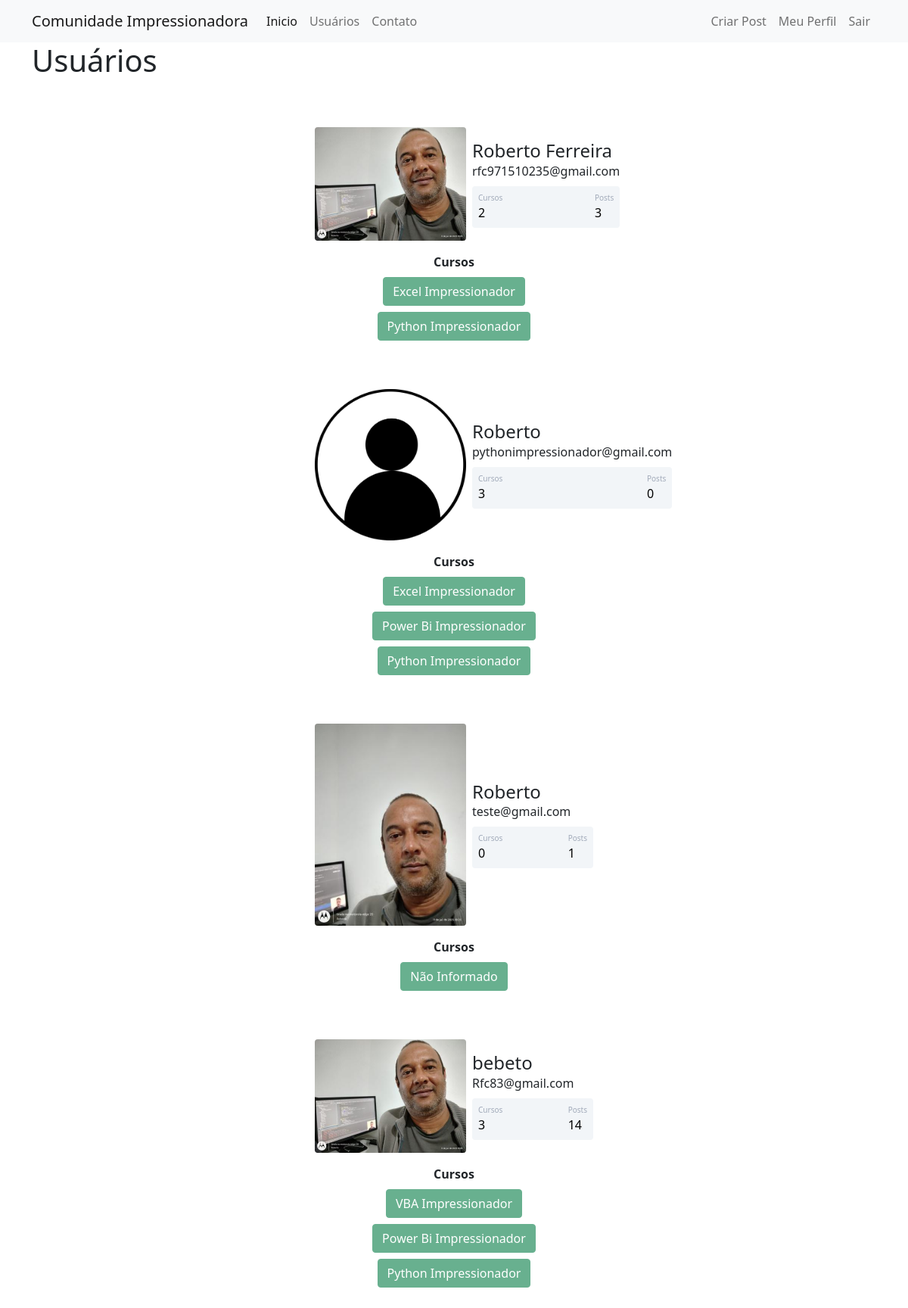
The page /usuarios (signed in) on the database its author committed.
### comunidadeimpressionadora/models.py (models this page shows)
class Usuario(database.Model, UserMixin):
    id = database.Column(database.Integer, primary_key=True)
    username = database.Column(database.String, nullable=False)
    email = database.Column(database.String, nullable=False)
    senha = database.Column(database.String, nullable=False, unique=True)
    foto_perfil = database.Column(database.String,default='default.jpg')
    posts = database.relationship('Post', backref='autor', lazy=True)
    cursos = database.Column(database.String, nullable=False, default='Não Informado')
    def contar_posts(self):
        return len(self.posts)

### comunidadeimpressionadora/routes.py (the view)
@app.route('/usuarios')
@login_required
def usuarios():
    lista_usuarios = Usuario.query.all()
    return render_template('usuarios.html', lista_usuarios=lista_usuarios)

### comunidadeimpressionadora/models.py (called while the page is built)
@login_manager.user_loader
def load_usuario(id_usuario):
    return Usuario.query.get(int(id_usuario))

### comunidadeimpressionadora/templates/usuarios.html (shortened to what this page needs)
{% extends "base.html" %}
{% block body %}
        <div class="container">
            <h1>Usuários</h1>
            {% for usuario in lista_usuarios %}
            <div class="container mt-5 d-flex justify-content-center">
                <div class="card p-3">
                    <div class="d-flex align-items-center">
                        <div class="image pe-2"> <img src="{{ url_for('static', filename='fotos_perfil/{}'.format(usuario.foto_perfil)) }}" class="rounded" width="200"> </div>
                        <div class="ml-3 w-100">
                            <h4 class="mb-0 mt-0">{{ usuario.username }}</h4> <span>{{ usuario.email }}</span>
                            <div class="p-2 mt-2 bg-primary d-flex justify-content-between rounded text-white stats">
                                {% if 'Não Informado' in usuario.cursos %}
                                     <div class="d-flex flex-column"> <span class="articles">Cursos</span> <span class="number1">0</span> </div>
                                {% else %}
                                     <div class="d-flex flex-column"> <span class="articles">Cursos</span> <span class="number1">{{ usuario.cursos.count(';') + 1 }}</span> </div>
                                {% endif %}
                                <div class="d-flex flex-column"> <span class="rating">Posts</span> <span class="number3">{{ usuario.contar_posts() }}</span> </div>
                            </div>
                        </div>
                    </div>
                </div>
            </div>
        <div class="row justify-content-center">
            <div class="col col-4" style="text-align: center">
                <strong>Cursos</strong><br>
                {% for curso in usuario.cursos.split(';') %}
                    <button type="button" class="btn btn-success mt-2" disabled>{{curso}}</button>
                {% endfor %}
            </div>
        </div>
            {% endfor %}
        </div>
{% endblock %}

### comunidadeimpressionadora/templates/base.html (shortened to what this page needs)
<!DOCTYPE html>
<html lang="pt-br">
<head>
    <link href="https://cdn.jsdelivr.net/npm/bootstrap@5.0.2/dist/css/bootstrap.min.css" rel="stylesheet">
    <link rel="stylesheet" type="text/css" href="{{ url_for('static', filename='main.css') }}">
</head>
<body>
    {% include "navbar.html"%}
    {% block body %}
    {% endblock body %}
</body>
</html>

### comunidadeimpressionadora/templates/navbar.html (shortened to what this page needs)
<nav class="navbar navbar-expand-lg navbar-light bg-light">
  <div class="container-fluid container">
    <a class="navbar-brand" href="{{url_for('home')}}">Comunidade Impressionadora</a>
    <div class="collapse navbar-collapse" id="navbarSupportedContent">
      <ul class="navbar-nav me-auto mb-2 mb-lg-0">
        <li class="nav-item">
          <a class="nav-link active" aria-current="page" href="{{url_for('home')}}">Inicio</a>
        </li>
        <li class="nav-item">
          <a class="nav-link" href="{{url_for('usuarios')}}">Usuários</a>
        </li>
          <li class="nav-item">
          <a class="nav-link" href="{{url_for('contato')}}">Contato</a>
          </li>
      </ul>
      <ul class="d-flex navbar-nav">
        {% if current_user.is_authenticated %}
          <li class="nav-item">
            <a class="nav-link" href="{{url_for('criar_post')}}">Criar Post</a>
          </li>
          <li class="nav-item">
            <a class="nav-link" href="{{url_for('perfil')}}">Meu Perfil</a>
          </li>
          <li class="nav-item">
            <a class="nav-link" href="{{url_for('sair')}}">Sair</a>
          </li>
        {% endif %}
      </ul>
    </div>
  </div>
</nav>

### comunidadeimpressionadora/static/main.css (style rules this page uses)
.card { width: 400px; border: none; border-radius: 10px; background-color: #fff }
.stats { background: #f2f5f8 !important; color: #000 !important }
.articles { font-size: 10px; color: #a1aab9 }
.number1 { font-weight: 500 }
.rating { font-size: 10px; color: #a1aab9 }
.number3 { font-weight: 500 }

### rows shown on the page
Usuario: foto_perfil (picture), username "Roberto Ferreira", email "rfc971510235@gmail.com", cursos "2", contar_posts "3", curso "Excel Impressionador" "Python Impressionador"
Usuario: foto_perfil (placeholder picture), username "Roberto", email "pythonimpressionador@gmail.com", cursos "3", contar_posts "0", curso "Excel Impressionador" "Power Bi Impressionador" "Python Impressionador"
Usuario: foto_perfil (picture), username "Roberto", email "teste@gmail.com", shows "Cursos", contar_posts "1", cursos "Não Informado"
Usuario: foto_perfil (picture), username "bebeto", email "Rfc83@gmail.com", cursos "3", contar_posts "14", curso "VBA Impressionador" "Power Bi Impressionador" "Python Impressionador"
